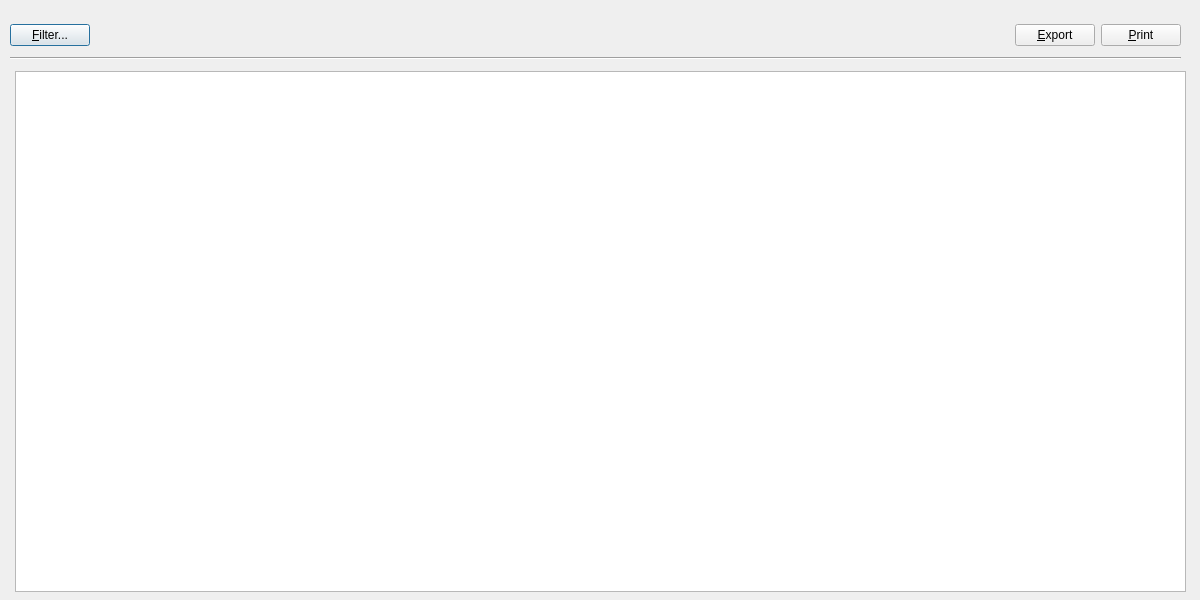
<?xml version="1.0" encoding="UTF-8"?>
<ui version="4.0">
 <class>Dialog</class>
 <widget class="QDialog" name="Dialog">
  <property name="geometry">
   <rect>
    <x>0</x>
    <y>0</y>
    <width>1200</width>
    <height>600</height>
   </rect>
  </property>
  <property name="windowTitle">
   <string>Dialog</string>
  </property>
  <widget class="QWidget" name="horizontalLayoutWidget">
   <property name="geometry">
    <rect>
     <x>10</x>
     <y>20</y>
     <width>1171</width>
     <height>31</height>
    </rect>
   </property>
   <layout class="QHBoxLayout" name="horizontalLayout">
    <item>
     <widget class="QPushButton" name="pushButtonfilter_dialog_stats_table">
      <property name="text">
       <string>&amp;Filter...</string>
      </property>
     </widget>
    </item>
    <item>
     <spacer name="horizontalSpacer">
      <property name="orientation">
       <enum>Qt::Horizontal</enum>
      </property>
      <property name="sizeHint" stdset="0">
       <size>
        <width>40</width>
        <height>20</height>
       </size>
      </property>
     </spacer>
    </item>
    <item>
     <widget class="QPushButton" name="pushButtonexport_dialog_stats_table">
      <property name="text">
       <string>&amp;Export</string>
      </property>
     </widget>
    </item>
    <item>
     <widget class="QPushButton" name="pushButtonprint_dialog_stats_table">
      <property name="text">
       <string>&amp;Print</string>
      </property>
     </widget>
    </item>
   </layout>
  </widget>
  <widget class="Line" name="line">
   <property name="geometry">
    <rect>
     <x>10</x>
     <y>50</y>
     <width>1171</width>
     <height>16</height>
    </rect>
   </property>
   <property name="orientation">
    <enum>Qt::Horizontal</enum>
   </property>
  </widget>
  <widget class="QTableWidget" name="tableWidget_dialog_stats">
   <property name="geometry">
    <rect>
     <x>15</x>
     <y>71</y>
     <width>1171</width>
     <height>521</height>
    </rect>
   </property>
  </widget>
 </widget>
 <resources/>
 <connections/>
</ui>
